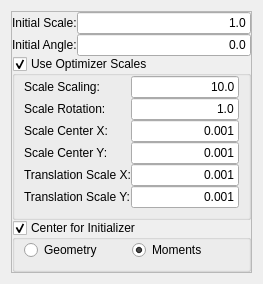
              <widget class="QWidget" name="CenteredSimilarity2DTransform">
               <layout class="QVBoxLayout" name="verticalLayout_97">
                <item>
                 <widget class="QFrame" name="m_CenteredSimilarity2DTransformFrame">
                  <property name="frameShape">
                   <enum>QFrame::StyledPanel</enum>
                  </property>
                  <property name="frameShadow">
                   <enum>QFrame::Raised</enum>
                  </property>
                  <layout class="QVBoxLayout" name="verticalLayout_92">
                   <property name="spacing">
                    <number>0</number>
                   </property>
                   <property name="margin">
                    <number>0</number>
                   </property>
                   <item>
                    <layout class="QHBoxLayout" name="_184">
                     <item>
                      <layout class="QVBoxLayout" name="_185">
                       <item>
                        <widget class="QLabel" name="textLabel1_7_2">
                         <property name="text">
                          <string>Initial Scale:</string>
                         </property>
                         <property name="wordWrap">
                          <bool>false</bool>
                         </property>
                        </widget>
                       </item>
                       <item>
                        <widget class="QLabel" name="textLabel2_5_2">
                         <property name="text">
                          <string>Initial Angle:</string>
                         </property>
                         <property name="wordWrap">
                          <bool>false</bool>
                         </property>
                        </widget>
                       </item>
                      </layout>
                     </item>
                     <item>
                      <layout class="QVBoxLayout" name="_186">
                       <item>
                        <widget class="QLineEdit" name="m_InitialScaleCenteredSimilarity2D">
                         <property name="text">
                          <string>1.0</string>
                         </property>
                         <property name="alignment">
                          <set>Qt::AlignRight</set>
                         </property>
                        </widget>
                       </item>
                       <item>
                        <widget class="QLineEdit" name="m_AngleCenteredSimilarity2D">
                         <property name="text">
                          <string>0.0</string>
                         </property>
                         <property name="alignment">
                          <set>Qt::AlignRight</set>
                         </property>
                        </widget>
                       </item>
                      </layout>
                     </item>
                    </layout>
                   </item>
                   <item>
                    <widget class="QGroupBox" name="m_UseOptimizerScalesCenteredSimilarity2D">
                     <property name="title">
                      <string>Use Optimizer Scales</string>
                     </property>
                     <property name="checkable">
                      <bool>true</bool>
                     </property>
                     <layout class="QVBoxLayout" name="verticalLayout_91">
                      <property name="spacing">
                       <number>0</number>
                      </property>
                      <property name="leftMargin">
                       <number>9</number>
                      </property>
                      <property name="topMargin">
                       <number>0</number>
                      </property>
                      <property name="rightMargin">
                       <number>9</number>
                      </property>
                      <property name="bottomMargin">
                       <number>9</number>
                      </property>
                      <item>
                       <layout class="QHBoxLayout" name="_188">
                        <item>
                         <layout class="QVBoxLayout" name="_189">
                          <item>
                           <widget class="QLabel" name="textLabel1_8_2_3_2_2_2_3_4_4">
                            <property name="text">
                             <string>Scale Scaling:</string>
                            </property>
                            <property name="wordWrap">
                             <bool>false</bool>
                            </property>
                           </widget>
                          </item>
                          <item>
                           <widget class="QLabel" name="textLabel2_6_3_3_2_2_2_3_4_3">
                            <property name="text">
                             <string>Scale Rotation:</string>
                            </property>
                            <property name="wordWrap">
                             <bool>false</bool>
                            </property>
                           </widget>
                          </item>
                          <item>
                           <widget class="QLabel" name="textLabel3_5_3_3_2_2_2_3_4_3">
                            <property name="text">
                             <string>Scale Center X:</string>
                            </property>
                            <property name="wordWrap">
                             <bool>false</bool>
                            </property>
                           </widget>
                          </item>
                          <item>
                           <widget class="QLabel" name="textLabel1_9_2_2_2_2_2_3">
                            <property name="text">
                             <string>Scale Center Y:</string>
                            </property>
                            <property name="wordWrap">
                             <bool>false</bool>
                            </property>
                           </widget>
                          </item>
                          <item>
                           <widget class="QLabel" name="textLabel11_3_2_2_2_3_3_4">
                            <property name="text">
                             <string>Translation Scale X:</string>
                            </property>
                            <property name="wordWrap">
                             <bool>false</bool>
                            </property>
                           </widget>
                          </item>
                          <item>
                           <widget class="QLabel" name="textLabel12_3_2_2_2_3_3_4">
                            <property name="text">
                             <string>Translation Scale Y:</string>
                            </property>
                            <property name="wordWrap">
                             <bool>false</bool>
                            </property>
                           </widget>
                          </item>
                         </layout>
                        </item>
                        <item>
                         <layout class="QVBoxLayout" name="_190">
                          <item>
                           <widget class="QLineEdit" name="m_ScalesCenteredSimilarity2DTransformScale1">
                            <property name="text">
                             <string>10.0</string>
                            </property>
                            <property name="alignment">
                             <set>Qt::AlignRight</set>
                            </property>
                           </widget>
                          </item>
                          <item>
                           <widget class="QLineEdit" name="m_ScalesCenteredSimilarity2DTransformScale2">
                            <property name="text">
                             <string>1.0</string>
                            </property>
                            <property name="alignment">
                             <set>Qt::AlignRight</set>
                            </property>
                           </widget>
                          </item>
                          <item>
                           <widget class="QLineEdit" name="m_ScalesCenteredSimilarity2DTransformScale3">
                            <property name="text">
                             <string>0.001</string>
                            </property>
                            <property name="alignment">
                             <set>Qt::AlignRight</set>
                            </property>
                           </widget>
                          </item>
                          <item>
                           <widget class="QLineEdit" name="m_ScalesCenteredSimilarity2DTransformScale4">
                            <property name="text">
                             <string>0.001</string>
                            </property>
                            <property name="alignment">
                             <set>Qt::AlignRight</set>
                            </property>
                           </widget>
                          </item>
                          <item>
                           <widget class="QLineEdit" name="m_ScalesCenteredSimilarity2DTransformScaleTranslationX">
                            <property name="text">
                             <string>0.001</string>
                            </property>
                            <property name="alignment">
                             <set>Qt::AlignRight</set>
                            </property>
                           </widget>
                          </item>
                          <item>
                           <widget class="QLineEdit" name="m_ScalesCenteredSimilarity2DTransformScaleTranslationY">
                            <property name="text">
                             <string>0.001</string>
                            </property>
                            <property name="alignment">
                             <set>Qt::AlignRight</set>
                            </property>
                           </widget>
                          </item>
                         </layout>
                        </item>
                       </layout>
                      </item>
                     </layout>
                    </widget>
                   </item>
                   <item>
                    <widget class="QGroupBox" name="m_CenterForInitializerCenteredSimilarity2D">
                     <property name="title">
                      <string>Center for Initializer</string>
                     </property>
                     <property name="checkable">
                      <bool>true</bool>
                     </property>
                     <layout class="QHBoxLayout" name="horizontalLayout_15">
                      <property name="spacing">
                       <number>0</number>
                      </property>
                      <property name="leftMargin">
                       <number>9</number>
                      </property>
                      <property name="topMargin">
                       <number>0</number>
                      </property>
                      <property name="rightMargin">
                       <number>9</number>
                      </property>
                      <property name="bottomMargin">
                       <number>9</number>
                      </property>
                      <item>
                       <widget class="QRadioButton" name="m_GeometryCenteredSimilarity2D">
                        <property name="enabled">
                         <bool>true</bool>
                        </property>
                        <property name="text">
                         <string>Geometry</string>
                        </property>
                       </widget>
                      </item>
                      <item>
                       <widget class="QRadioButton" name="m_MomentsCenteredSimilarity2D">
                        <property name="enabled">
                         <bool>true</bool>
                        </property>
                        <property name="text">
                         <string>Moments</string>
                        </property>
                        <property name="checked">
                         <bool>true</bool>
                        </property>
                       </widget>
                      </item>
                     </layout>
                    </widget>
                   </item>
                  </layout>
                 </widget>
                </item>
               </layout>
              </widget>
